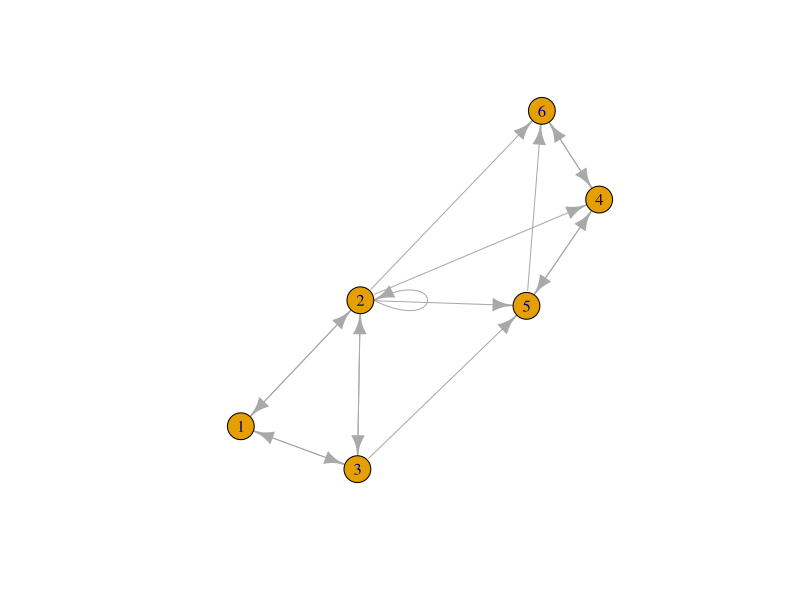

Source code (R):
library(igraph)
A <- matrix(c(0, 1/2, 1/2, 0, 0, 0,
              1/6, 1/6, 1/6, 1/6, 1/6, 1/6,
              1/3, 1/3, 0, 0, 1/3, 0,
              0, 0, 0, 0, 1/2, 1/2,
              0, 0, 0, 1/2, 0, 1/2,
              0, 0, 0, 1, 0, 0), nrow=6)

graph_A <- graph.adjacency( t(A), weighted = TRUE, mode="directed")
plot(graph_A)

myresult <- page.rank(graph_A)$vector
myresult

myresult <- page.rank(graph_A)
myresult